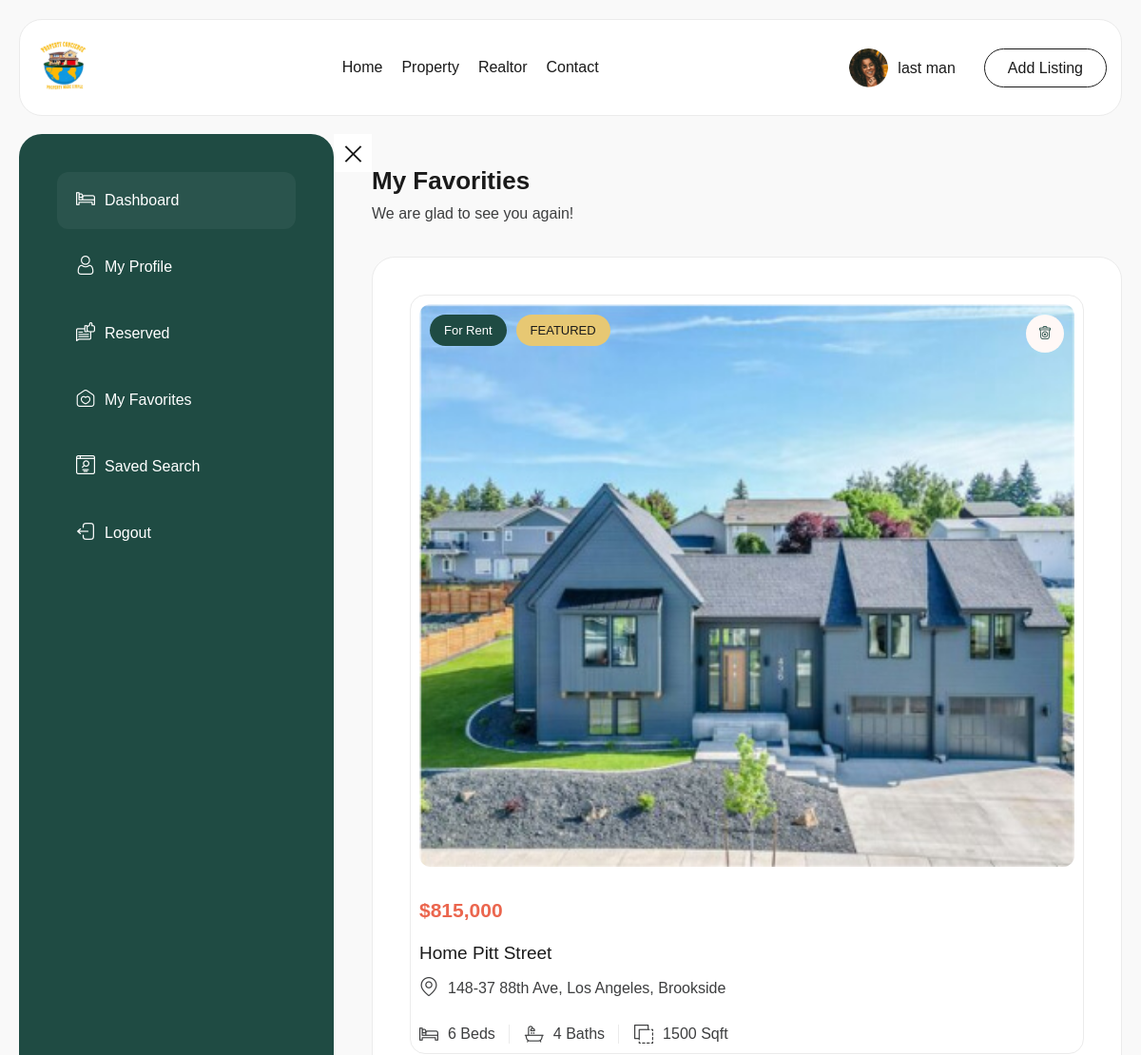
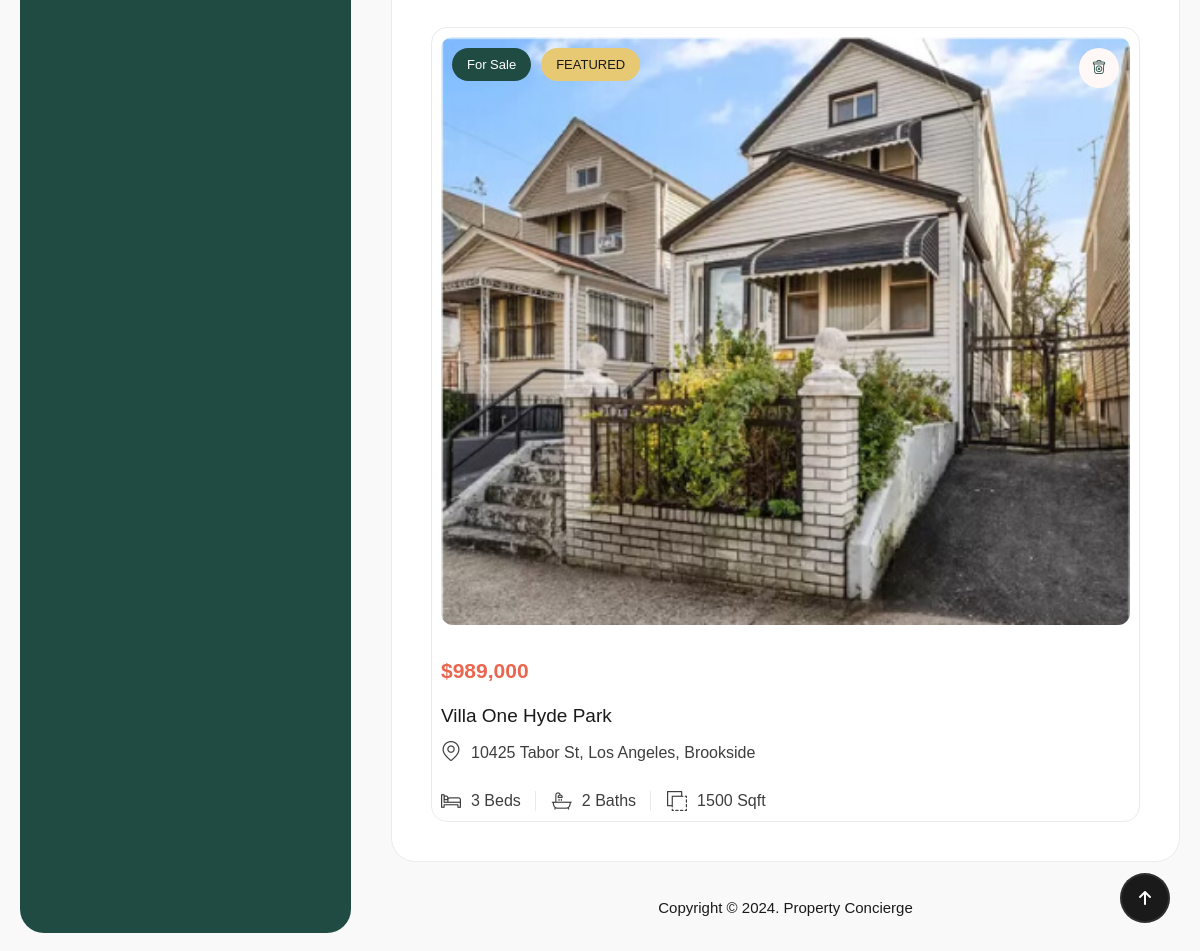
/liked/ (signed in), run on the app's committed database (2 pictures, top to bottom).
### main/models.py (models this page shows, shortened)
class AppUser(models.Model):
	user = models.OneToOneField(User, on_delete=models.CASCADE)
	otp_code = models.CharField(default="none",max_length=10)

class Property(models.Model):
	image_one = models.FileField(upload_to='account_files/profile_photos/', blank=True, default="none")
	image_two = models.FileField(upload_to='account_files/profile_photos/', blank=True, default="none")
	image_three = models.FileField(upload_to='account_files/profile_photos/', blank=True, default="none")
	image_four = models.FileField(upload_to='account_files/profile_photos/', blank=True, default="none")
	image_five = models.FileField(upload_to='account_files/profile_photos/', blank=True, default="none")
	image_six = models.FileField(upload_to='account_files/profile_photos/', blank=True, default="none")
	image_seven = models.FileField(upload_to='account_files/profile_photos/', blank=True, default="none")
	image_eight = models.FileField(upload_to='account_files/profile_photos/', blank=True, default="none")
	image_nine = models.FileField(upload_to='account_files/profile_photos/', blank=True, default="none")
	image_ten = models.FileField(upload_to='account_files/profile_photos/', blank=True, default="none")
	image_eleven = models.FileField(upload_to='account_files/profile_photos/', blank=True, default="none")
	image_twelve = models.FileField(upload_to='account_files/profile_photos/', blank=True, default="none")
	image_thirteen = models.FileField(upload_to='account_files/profile_photos/', blank=True, default="none")
	image_fourtheen = models.FileField(upload_to='account_files/profile_photos/', blank=True, default="none")
	image_fivetheen = models.FileField(upload_to='account_files/profile_photos/', blank=True, default="none")
	image_sixteen = models.FileField(upload_to='account_files/profile_photos/', blank=True, default="none")
	image_seventeen = models.FileField(upload_to='account_files/profile_photos/', blank=True, default="none")
	image_eighteen = models.FileField(upload_to='account_files/profile_photos/', blank=True, default="none")
	image_nineteen = models.FileField(upload_to='account_files/profile_photos/', blank=True, default="none")
	image_twenty = models.FileField(upload_to='account_files/profile_photos/', blank=True, default="none")
	image_twenty_one = models.FileField(upload_to='account_files/profile_photos/', blank=True, default="none")
	title = models.CharField(max_length=50, default="none")
	price = models.CharField(max_length=30, default="none")
	price_per_sqft = models.CharField(max_length=30, default="none")
	category = models.CharField(max_length=30, default="none")
	description = models.TextField(default="none")
	bedroom_number = models.CharField(max_length=20, default="none")
	bathroom_number = models.CharField(max_length=20, default="none")
	garage = models.CharField(max_length=20, default="none")
	address = models.CharField(max_length=120, default="none")
	city = models.CharField(max_length=20, default="none", null=True)
	state = models.CharField(max_length=20, default="none", null=True)
	postal_code = models.CharField(max_length=20, default="none", null=True)
	country = models.CharField(max_length=20, default="none", null=True)
	area = models.CharField(max_length=20, default="none", null=True)
	property_attachment_one = models.FileField(upload_to='account_files/profile_photos/', default="none", null=True)
	property_attachment_two = models.FileField(upload_to='account_files/profile_photos/', default="none", null=True)
	property_attachment_three = models.FileField(upload_to='account_files/profile_photos/', default="none", null=True)
	property_attachment_four = models.FileField(upload_to='account_files/profile_photos/', default="none", null=True)
	property_id = models.CharField(max_length=20, default="none")
	property_size = models.CharField(max_length=20, default="none")
	garage_size = models.CharField(max_length=20, default="none")
	year_built = models.CharField(max_length=20, default="none")
	property_type = models.CharField(max_length=20, default="none")
	property_status = models.CharField(max_length=20, default="none")
	first_floor = models.FileField(upload_to='account_files/profile_photos/', blank=True, default="none")
	second_floor = models.FileField(upload_to='account_files/profile_photos/', blank=True, default="none")
	third_floor = models.FileField(upload_to='account_files/profile_photos/', blank=True, default="none")
	fourth_floor = models.FileField(upload_to='account_files/profile_photos/', blank=True, default="none",)
	app_user = models.ForeignKey(AppUser, on_delete=models.CASCADE)
	status = models.BooleanField(default=False)
	pub_date = models.DateTimeField(default=timezone.now)

### main/views.py (the view)
# urls.py: path("liked/", views.LikedView, name="liked"),
def LikedView(request):
    app_user = AppUser.objects.get(user__pk=request.user.id)
    liked_properties = Property.objects.filter(propertylike__user=app_user)
    context = {
        "app_user": app_user,
        "liked_properties": liked_properties,
    }
    return render(request, "main/liked.html", context)

### main/templates/main/liked.html (shortened to what this page needs)
{% extends 'main/base2.html' %}
{% load static %}
{% block content %}
            <div class="main-content spacing-20">
                <div class="layout-wrap-inner">
                    {% include 'main/sidebar.html' %}
                    <div class="section-content-right">
                        <h3>My Favorities</h3>
                        <div class="text-content">We are glad to see you again!</div>
                        <div class="wg-box">
                           <div class="grid-favorities-item">
                            {% for item in liked_properties %}
                                <div class="box-dream style-row style-favorities item">
                                    <ul class="wg-icon">
                                        <li class="delete-btns">
                                            <i class="flaticon-delete"></i>
                                        </li>
                                    </ul>
                                    <div class="image">
                                        <div class="list-tags">
                                            <a href="#" class="tags-item for-sell">{{ item.property_status }}</a>
                                            <a href="#" class="tags-item featured">FEATURED</a>
                                        </div>
                                        <img class="w-full" src="{{ item.image_twenty_one.url }}" alt="">
                                    </div>
                                    <div class="content">
                                        <div class="head">
                                            <div class="price">${{item.price}}</div>
                                            <div class="title">
                                                <a href="{% url 'main:property_detail' item.id %}">{{ item.title }}</a>
                                            </div>
                                        </div>
                                        <div class="location">
                                            <div class="icon">
                                                <i class="flaticon-location"></i>
                                            </div>
                                            <p>{{ item.address }}, {{ item.city }}, {{ item.area }}</p>
                                        </div>
                                        <div class="icon-box">
                                            <div class="item">
                                                <i class="flaticon-hotel"></i>
                                                <p>{{ item.bedroom_number }} Beds</p>
                                            </div>
                                            <div class="item">
                                                <i class="flaticon-bath-tub"></i>
                                                <p>{{ item.bathroom_number }} Baths</p>
                                            </div>
                                            <div class="item">
                                                <i class="flaticon-minus-front"></i>
                                                <p>{{ item.property_size }} Sqft</p>
                                            </div>
                                        </div>
                                    </div>
                                </div>
                                {% endfor %}
                           </div>
                        </div>
                        <div class="bottom-page">
                            <p>Copyright © 2024. Property Concierge</p>
                        </div>
                    </div>
                    <div class="btn-canvas active">
                        <span></span>
                    </div>
                </div>
            </div>
        </div>
    </div>
    <div class="progress-wrap active-progress">
        <svg class="progress-circle svg-content" width="100%" height="100%" viewBox="-1 -1 102 102">
        <path d="M50,1 a49,49 0 0,1 0,98 a49,49 0 0,1 0,-98" style="transition: stroke-dashoffset 10ms linear 0s; stroke-dasharray: 307.919, 307.919; stroke-dashoffset: 286.138;"></path>
        </svg>
    </div>
{% endblock %}

### main/templates/main/base2.html (shortened to what this page needs)
{% load static %}
<!DOCTYPE html>
<html xmlns="http://www.w3.org/1999/xhtml" xml:lang="en-US" lang="en-US">
<head>
    <link rel="stylesheet" type="text/css" href="{% static 'assets/css/animate.min.css' %}">
    <link rel="stylesheet" type="text/css" href="{% static 'assets/css/animation.css' %}">
    <link rel="stylesheet" type="text/css" href="{% static 'assets/css/nouislider.min.css' %}">
    <link rel="stylesheet" type="text/css" href="{% static 'assets/css/nice-select.css' %}">
    <link rel="stylesheet" type="text/css" href="{% static 'assets/css/bootstrap.css' %}">
    <link rel="stylesheet" type="text/css" href="{% static 'assets/css/bootstrap-select.min.css' %}">
    <link rel="stylesheet" type="text/css" href="{% static 'assets/css/swiper-bundle.min.css' %}">
    <link rel="stylesheet" type="text/css" href="{% static 'assets/css/magnific-popup.min.css' %}">
    <link rel="stylesheet" type="text/css" href="{% static 'assets/css/mmenu.css' %}">
    <link rel="stylesheet" type="text/css" href="{% static 'assets/css/style.css' %}">
    <link rel="stylesheet" href="font/fonts.css">
    <link rel="stylesheet" type="text/css" href="{% static 'assets/icon/flaticon_just-home.css' %}">
    <link rel="stylesheet" type="text/css" href="{% static 'assets/icon/icomoon/style.css' %}">
</head>
<body class="body dashboard">
    <div id="wrapper">
        <div id="page" class="layout-wrap background-F9F9F9">
            <header id="header_main" class="header style-fixed">
                <div class="header-inner background-white">
                    <div class="header-inner-wrap">
                        <div id="site-logo">
                            <a href="/" rel="home">
                                <img class="d-block" id="logo-header" src="{% static 'assets/images/logo/logox.svg' %}"  alt="">
                            </a>
                        </div>
                        <nav class="main-menu">
                            <ul class="navigation">
                                <li class="has-children"><a href="/">Home</a>
                                </li>
                                <li class="has-children"><a href="{% url 'main:app' %}">Property</a>
                                </li>
                                <li class="has-children"><a href="javascript:void(0);">Realtor</a>
                                </li>
                                <li>
                                    <a href="{% url 'main:contact' %}">Contact</a>
                                </li>
                            </ul>
                        </nav>
                        <div class="header-right gap30">
                            {% if app_user %}
                            <div data-bs-toggle="modal" data-bs-target="#modallogin" class="header-user-login">
                                <div class="image">
                                    <img src="{% static 'assets/images/author/author-6.png' %}" alt="">
                                </div>
                                <div class="name">{{ app_user.user.first_name }} {{ app_user.user.last_name }}</div>
                            </div>
                            {% else %}
                            <div data-bs-toggle="modal" data-bs-target="#modallogin" class="header-user">
                                <div class="icon">
                                    <i class="flaticon-user"></i>
                                </div>
                            </div>
                            {% endif %}
                            <div class="header-btn">
                                <a href="{% url 'main:coming_soon' %}" class="tf-button-default">Add Listing</a>
                            </div>
                        </div>
                    </div>
                </div>
            </header>
            {% block content %}
            {% endblock %}
</body>
</html>

### main/static/assets/css/mmenu.css (style rules this page uses)
:root { --mm-lineheight:22px }
.mm-wrapper { overflow-x:hidden;position:relative }
:root { --mm-blocker-visibility-delay:0.4s;--mm-blocker-opacity-delay:0s }
:root { --mm-listitem-size:50px }
:root { --mm-navbar-size:50px }
:root { --mm-toggle-size:34px }
:root { --mm-size:80%;--mm-min-size:240px;--mm-max-size:440px }
.mm-wrapper--position-left { --mm-translate-horizontal:clamp( var(--mm-min-size), var(--mm-size), var(--mm-max-size) ) }
:root { --mm-iconbar-size:50px }
:root { --mm-iconpanel-size:50px }
:root { --mm-sectionindexer-size:20px }
:root { --mm-sidebar-collapsed-size:50px;--mm-sidebar-expanded-size:var(--mm-max-size) }

### data on the page
AppUser: user.first_name "last", user.last_name "man"
Property: property_status "For Rent", image_twenty_one (picture), price "815,000", title "Home Pitt Street", address "148-37 88th Ave", city "Los Angeles", area "Brookside", bedroom_number "6", bathroom_number "4", property_size "1500"
Property: property_status "For Sale", image_twenty_one (picture), price "989,000", title "Villa One Hyde Park", address "10425 Tabor St", city "Los Angeles", area "Brookside", bedroom_number "3", bathroom_number "2", property_size "1500"
